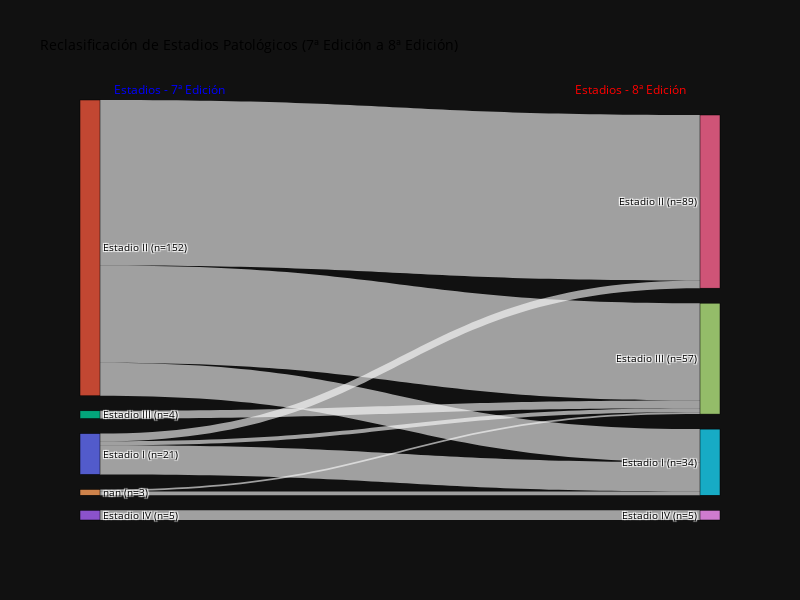

Notebook cell for this chart:
### Code cell
df_etapas = diagnosis_primary[['Ajcc Pathologic Stage', 'Ajcc Pathologic Stage 8th']].copy()

df_etapas['Stage_7th'] = df_etapas['Ajcc Pathologic Stage'].astype(str) + ' (7th Ed.)'
df_etapas['Stage_8th'] = df_etapas['Ajcc Pathologic Stage 8th'].astype(str) + ' (8th Ed.)'

df_flujo = df_etapas.groupby(['Stage_7th', 'Stage_8th']).size().reset_index(name='Value')
df_flujo.rename(columns={'Stage_7th': 'Source', 'Stage_8th': 'Target'}, inplace=True)

all_nodes = list(pd.concat([df_flujo['Source'], df_flujo['Target']]).unique())

node_map = {name: i for i, name in enumerate(all_nodes)}

source_indices = df_flujo['Source'].map(node_map).tolist()
target_indices = df_flujo['Target'].map(node_map).tolist()
values = df_flujo['Value'].tolist()

totales_source = df_flujo.groupby('Source')['Value'].sum()
totales_target = df_flujo.groupby('Target')['Value'].sum()
totales = totales_source.add(totales_target, fill_value=0)

node_labels = [
    f"{name.replace(' (7th Ed.)','').replace(' (8th Ed.)','')}\n(n={int(totales.get(name, 0))})"
    for name in all_nodes]

fig = go.Figure(data=[go.Sankey(node=dict(pad=15, thickness=20, line=dict(color="black", width=0.5),
                                          label=node_labels, hovertemplate='Nodo: %{label}<extra></extra>'),
                                link=dict(source=source_indices, target=target_indices, value=values,
                                          hovertemplate='Flujo: %{source.label} -> %{target.label}<br>Pacientes: %{value}<extra></extra>'))])

fig.update_layout(title_text="Reclasificación de Estadios Patológicos (7ª Edición a 8ª Edición)",
    font=dict(size=10, color='black'), width=800, height=600,
    annotations=[dict(xref='paper', yref='paper', x=0.05, y=1.05, text='Estadios - 7ª Edición',
                      showarrow=False, font=dict(size=12, color='blue')),
        dict(xref='paper', yref='paper', x=0.95, y=1.05, text='Estadios - 8ª Edición',
            showarrow=False,font=dict(size=12, color='red'))])

fig.show()

### Figure 1 — Plotly figure (JSON) as saved in the notebook; plotly's stock layout.template omitted (floating-point values rounded to 4 significant figures)
{"data": [{"link": {"hovertemplate": "Flujo: %{source.label} -> %{target.label}<br>Pacientes: %{value}<extra></extra>", "source": [0, 0, 0, 1, 1, 1, 2, 3, 4, 4], "target": [5, 6, 7, 5, 6, 7, 7, 8, 5, 7], "value": [15, 4, 2, 17, 85, 50, 4, 5, 2, 1]}, "node": {"hovertemplate": "Nodo: %{label}<extra></extra>", "label": ["Estadio I\n(n=21)", "Estadio II\n(n=152)", "Estadio III\n(n=4)", "Estadio IV\n(n=5)", "nan\n(n=3)", "Estadio I\n(n=34)", "Estadio II\n(n=89)", "Estadio III\n(n=57)", "Estadio IV\n(n=5)"], "line": {"color": "black", "width": 0.5}, "pad": 15, "thickness": 20}, "type": "sankey"}], "layout": {"title": {"text": "Reclasificación de Estadios Patológicos (7ª Edición a 8ª Edición)"}, "font": {"size": 10, "color": "black"}, "width": 800, "height": 600, "annotations": [{"font": {"color": "blue", "size": 12}, "showarrow": false, "text": "Estadios - 7ª Edición", "x": 0.05, "xref": "paper", "y": 1.05, "yref": "paper"}, {"font": {"color": "red", "size": 12}, "showarrow": false, "text": "Estadios - 8ª Edición", "x": 0.95, "xref": "paper", "y": 1.05, "yref": "paper"}]}}
